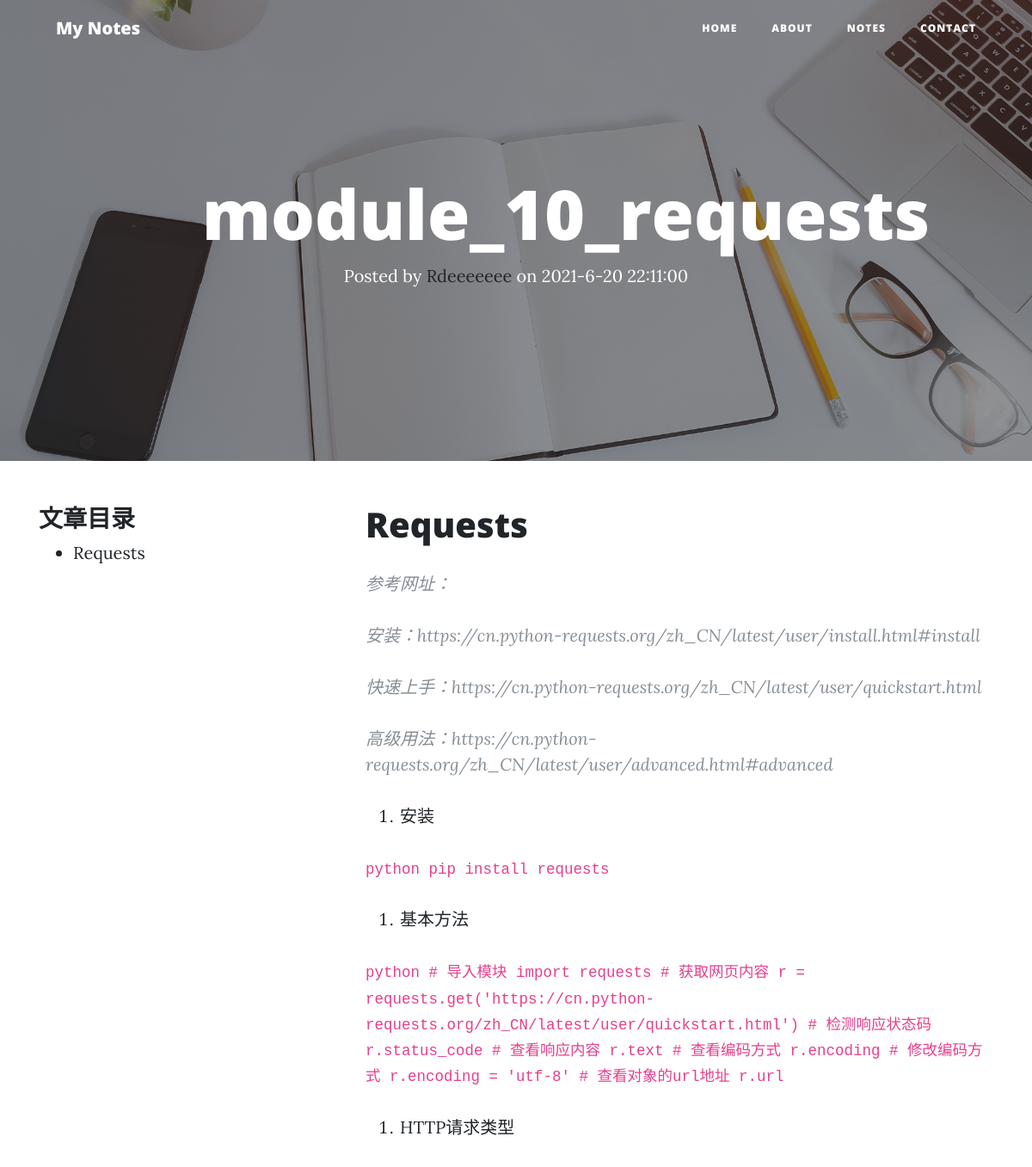
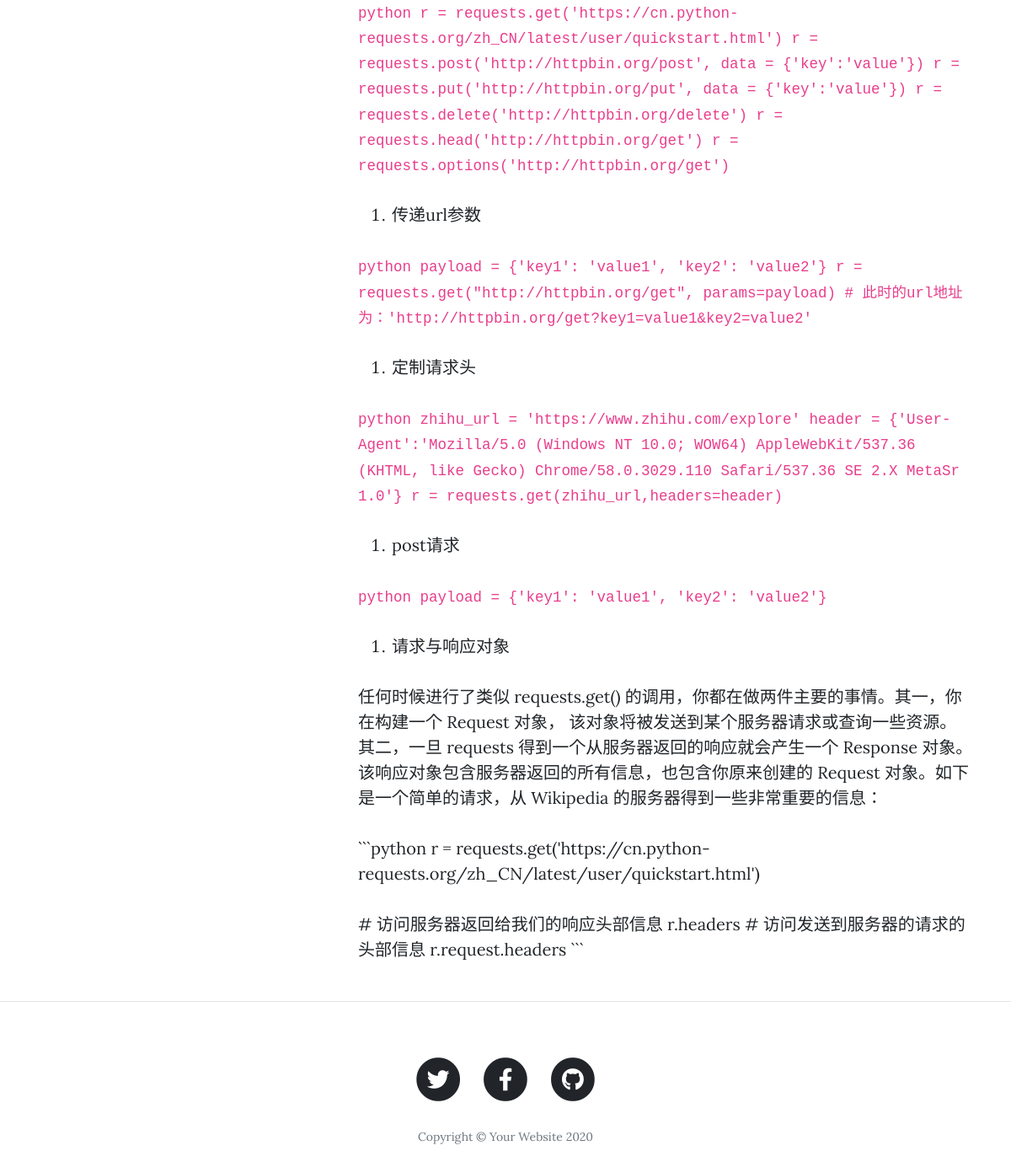
The page /posts/40/ on the database its author committed (2 pictures, top to bottom).
### blog/models.py (models this page shows, shortened)
class Post(models.Model):
	title = models.CharField(max_length=70)
	body = models.TextField()
	created_time = models.DateTimeField()
	modified_time = models.DateTimeField()
	excerpt = models.CharField(max_length=200, blank=True)
	category = models.ForeignKey(Category, on_delete=models.CASCADE)
	tags = models.ManyToManyField(Tag, blank=True)
	author = models.ForeignKey(User, on_delete=models.CASCADE)
	class Meta:
		verbose_name = '文章'
		verbose_name_plural = verbose_name
		ordering = ['-created_time']

### blog/views.py (the view)
# urls.py: path('posts/<int:pk>/', views.detail, name='detail'),
def detail(request, pk):
	post = get_object_or_404(Post, pk=pk)
	md = markdown.Markdown(extensions=[
		'markdown.extensions.extra',
		'markdown.extensions.codehilite',
		TocExtension(slugify=slugify),
		])
	post.body = md.convert(post.body)
	m = re.search(r'<div class="toc">\s*<ul>(.*)</ul>\s*</div>', md.toc, re.S)
	post.toc = m.group(1) if m is not None else ''
	return render(request, 'blog/detail.html', context={'post': post})

### templates/blog/detail.html (shortened to what this page needs)
{% extends 'base.html' %}
{% block title %}
  <h1>{{ post.title }}</h1>
  <span class="meta">Posted by
    <a href="#">{{ post.author }}</a>
    on {{ post.created_time|date:"Y-n-d H:i:s" }}</span>
{% endblock title %}
{% block main %}
  <article class="post post-{{ post.pk }}">
    <div class="container">
      <div class="row">
        {% block toc %}
          {% if post.toc %}
            <div class="col-lg-4 col-md-5 mx-auto position-relative">
              <h3 class="widget-title">文章目录</h3>
              <div class="toc">
                <ul>
                  {{ post.toc|safe }}
                </ul>
              </div>
            </div>
          {% endif %}
        {% endblock toc %}
        <div class="col-lg-8 col-md-10 mx-auto">
          {{ post.body|safe }}
        </div>
      </div>
    </div>
  </article>
{% endblock main %}

### rows shown on the page
Post: title "module_10_requests", author "Rdeeeeeee", created_time "2021-6-20 22:11:00", toc "Requests", body "Requests 参考网址： 安装：https://cn.python-requests.org/zh_CN/latest/user/install.html#install 快速上手：https://cn.python-requests.org/zh_CN/latest/user/quickstart.html 高级用法：https://cn.python-requests.org/zh_CN/latest/user/advanced.html#advanced 安装 python pip install requests 基本方法 python # 导入模块 import requests # 获取网页内容 r = requests.get('https://cn.python-requests.org/zh_CN/latest/user/quickstart.html') # 检测响应状态码 r.status_code # 查看响应内容 r.text # 查看编码方式 r.encoding # 修改编码方式 r.encoding = 'utf-8' # 查看对象的url地址 r.url HTTP请求类型 python r = requests.get('https://cn.python-requests.org/zh_CN/latest/user/quickstart.html') r = requests.post('http://httpbin.org/post', data = {'key':'value'}) r =…"
